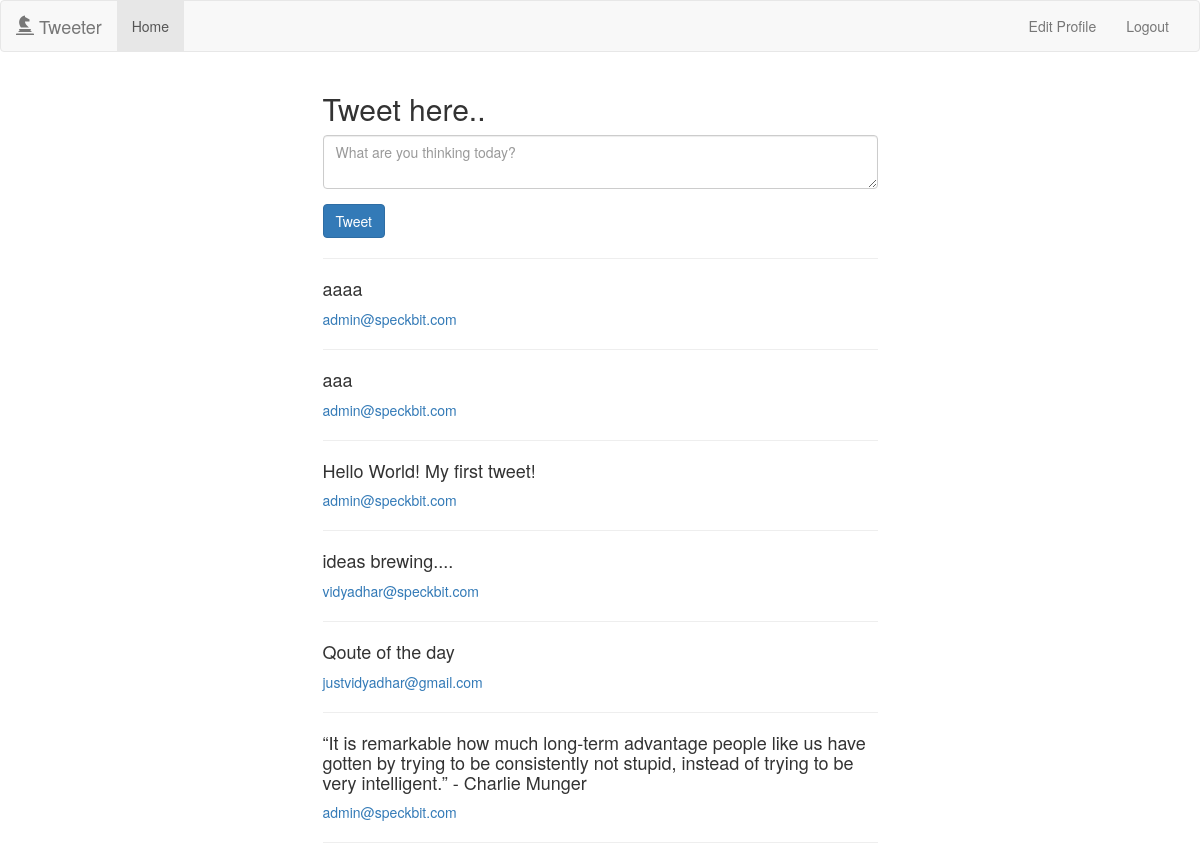
The app's page /home/ (signed in) with its own data.
### tweetdeck/models.py (models this page shows, shortened)
class Tweet(models.Model):
	text = models.CharField(max_length=280, blank=False)
	user = models.ForeignKey(User)
	timestamp = models.DateTimeField(auto_now_add=True)
	last_modified = models.DateTimeField(auto_now=True)
	retweets = models.IntegerField(default=0)

### tweetdeck/views.py (the view)
# urls.py: url(r'^home/$', tweeter),
def tweeter(request):
	if not request.user.is_authenticated:
		return redirect("/login/")
	if request.method=="POST":
		text = request.POST.get('tweet')
		tweet = Tweet(text = text, user=request.user)
		tweet.save()
		return redirect("/home/")
	tweets = Tweet.objects.all().order_by('-timestamp')
	return render(request, "tweetdeck/tweeter.html", {"tweets": tweets})

### templates/tweetdeck/tweeter.html (shortened to what this page needs)
{% extends 'core/base.html' %}
{% block body %}
<div class="container">
	<div class="row">
		<div class="col-md-3">
		</div>
		<div class="col-md-6">
			<h2>Tweet here..</h2>
			<form action="/home/" method="POST">
				<div class="form-group">
					<textarea class="form-control" name="tweet" row=3 placeholder="What are you thinking today?"></textarea>
				</div>
					<button type="submit" class="btn btn-md btn-primary">Tweet</button>
			</form>
			<hr>
			{% for tweet in tweets %}
				<h4>{{tweet.text}}</h4>
				<a href="/tweetsof/{{tweet.user.id}}/">{{tweet.user}}</a>
				<hr>
			{% endfor %}
		</div>
		<div class="col-md-3">
		</div>
	</div>
</div>
{% endblock %}

### templates/core/base.html (shortened to what this page needs)
<!DOCTYPE html>
<html>
  <head>
    <link rel="stylesheet" href="https://maxcdn.bootstrapcdn.com/bootstrap/3.3.7/css/bootstrap.min.css">
  </head>
  <body>
    <nav class="navbar navbar-default">
      <div class="container-fluid">
        <div class="navbar-header">
          <a class="navbar-brand" href="#"><span class="glyphicon glyphicon-knight"></span> Tweeter</a>
        </div>
        <div class="collapse navbar-collapse" id="bs-example-navbar-collapse-1">
          <ul class="nav navbar-nav">
            <li class="active"><a href="/home/">Home <span class="sr-only">(current)</span></a></li>
          </ul>
          <ul class="nav navbar-nav navbar-right">
            {% if not user.is_authenticated %}
              <li><a href="/signup/">Sign Up</a></li>
              <li><a href="/login/">Login</a></li>
            {% else %}
                          <li><a href="/edit/">Edit Profile</a></li>
              <li><a href="/logout/">Logout</a></li>
              {%endif%}
            </ul>
            </div>
            </div>
          </nav>
          {% block body %}
          {% endblock %}
        </body>
      </html>

### records on screen
Tweet: text "aaaa", user "admin@speckbit.com"
Tweet: text "aaa", user "admin@speckbit.com"
Tweet: text "Hello World! My first tweet!", user "admin@speckbit.com"
Tweet: text "ideas brewing....", user "vidyadhar@speckbit.com"
Tweet: text "Qoute of the day", user "justvidyadhar@gmail.com"
Tweet: text "“It is remarkable how much long-term advantage people like us have gotten by trying to be consistently not stupid, instead of trying to be very intelligent.” - Charlie Munger", user "admin@speckbit.com"
